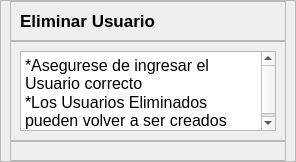
             <widget class="QWidget" name="pageE_Eliminar">
              <layout class="QHBoxLayout" name="horizontalLayout_13">
               <property name="spacing">
                <number>0</number>
               </property>
               <property name="leftMargin">
                <number>0</number>
               </property>
               <property name="topMargin">
                <number>0</number>
               </property>
               <property name="rightMargin">
                <number>0</number>
               </property>
               <property name="bottomMargin">
                <number>0</number>
               </property>
               <item>
                <widget class="QFrame" name="frame_18">
                 <property name="minimumSize">
                  <size>
                   <width>0</width>
                   <height>0</height>
                  </size>
                 </property>
                 <property name="maximumSize">
                  <size>
                   <width>700</width>
                   <height>16777215</height>
                  </size>
                 </property>
                 <property name="frameShape">
                  <enum>QFrame::StyledPanel</enum>
                 </property>
                 <property name="frameShadow">
                  <enum>QFrame::Raised</enum>
                 </property>
                 <layout class="QVBoxLayout" name="verticalLayout_14">
                  <property name="spacing">
                   <number>0</number>
                  </property>
                  <property name="topMargin">
                   <number>0</number>
                  </property>
                  <property name="bottomMargin">
                   <number>0</number>
                  </property>
                  <item>
                   <widget class="QFrame" name="frame_19">
                    <property name="minimumSize">
                     <size>
                      <width>0</width>
                      <height>40</height>
                     </size>
                    </property>
                    <property name="maximumSize">
                     <size>
                      <width>16777215</width>
                      <height>40</height>
                     </size>
                    </property>
                    <property name="frameShape">
                     <enum>QFrame::StyledPanel</enum>
                    </property>
                    <property name="frameShadow">
                     <enum>QFrame::Raised</enum>
                    </property>
                    <layout class="QVBoxLayout" name="verticalLayout_15">
                     <item>
                      <widget class="QLabel" name="label_8">
                       <property name="font">
                        <font>
                         <pointsize>13</pointsize>
                         <weight>75</weight>
                         <bold>true</bold>
                        </font>
                       </property>
                       <property name="text">
                        <string>Eliminar Usuario</string>
                       </property>
                      </widget>
                     </item>
                    </layout>
                   </widget>
                  </item>
                  <item>
                   <widget class="QFrame" name="frame_20">
                    <property name="minimumSize">
                     <size>
                      <width>0</width>
                      <height>100</height>
                     </size>
                    </property>
                    <property name="maximumSize">
                     <size>
                      <width>16777215</width>
                      <height>100</height>
                     </size>
                    </property>
                    <property name="frameShape">
                     <enum>QFrame::StyledPanel</enum>
                    </property>
                    <property name="frameShadow">
                     <enum>QFrame::Raised</enum>
                    </property>
                    <layout class="QHBoxLayout" name="horizontalLayout_22">
                     <item>
                      <widget class="QTextBrowser" name="textBrowser_5">
                       <property name="html">
                        <string>&lt;!DOCTYPE HTML PUBLIC &quot;-//W3C//DTD HTML 4.0//EN&quot; &quot;http://www.w3.org/TR/REC-html40/strict.dtd&quot;&gt;
&lt;html&gt;&lt;head&gt;&lt;meta name=&quot;qrichtext&quot; content=&quot;1&quot; /&gt;&lt;style type=&quot;text/css&quot;&gt;
p, li { white-space: pre-wrap; }
&lt;/style&gt;&lt;/head&gt;&lt;body style=&quot; font-family:'MS Shell Dlg 2'; font-size:12pt; font-weight:400; font-style:normal;&quot;&gt;
&lt;p style=&quot; margin-top:0px; margin-bottom:0px; margin-left:0px; margin-right:0px; -qt-block-indent:0; text-indent:0px;&quot;&gt;*Asegurese de ingresar el Usuario correcto&lt;/p&gt;
&lt;p style=&quot; margin-top:0px; margin-bottom:0px; margin-left:0px; margin-right:0px; -qt-block-indent:0; text-indent:0px;&quot;&gt;*Los Usuarios Eliminados pueden volver a ser creados&lt;/p&gt;&lt;/body&gt;&lt;/html&gt;</string>
                       </property>
                      </widget>
                     </item>
                    </layout>
                   </widget>
                  </item>
                  <item>
                   <widget class="QFrame" name="frame_21">
                    <property name="styleSheet">
                     <string notr="true">QPushButton
{
color: rgb(255, 255, 255);
background-color: rgb(8, 80, 97);
}
QPushButton::hover
{
color: rgb(255, 255, 255);
	background-color: rgb(45, 131, 118);
}</string>
                    </property>
                    <property name="frameShape">
                     <enum>QFrame::StyledPanel</enum>
                    </property>
                    <property name="frameShadow">
                     <enum>QFrame::Raised</enum>
                    </property>
                    <layout class="QHBoxLayout" name="horizontalLayout_21">
                     <item>
                      <widget class="QFrame" name="frame_29">
                       <property name="maximumSize">
                        <size>
                         <width>600</width>
                         <height>16777215</height>
                        </size>
                       </property>
                       <property name="frameShape">
                        <enum>QFrame::StyledPanel</enum>
                       </property>
                       <property name="frameShadow">
                        <enum>QFrame::Raised</enum>
                       </property>
                       <widget class="QLineEdit" name="inputCodigoE">
                        <property name="geometry">
                         <rect>
                          <x>140</x>
                          <y>40</y>
                          <width>161</width>
                          <height>31</height>
                         </rect>
                        </property>
                        <property name="font">
                         <font>
                          <pointsize>11</pointsize>
                         </font>
                        </property>
                        <property name="text">
                         <string/>
                        </property>
                       </widget>
                       <widget class="QLabel" name="label_25">
                        <property name="geometry">
                         <rect>
                          <x>30</x>
                          <y>40</y>
                          <width>101</width>
                          <height>31</height>
                         </rect>
                        </property>
                        <property name="font">
                         <font>
                          <pointsize>12</pointsize>
                         </font>
                        </property>
                        <property name="text">
                         <string>Codigo: </string>
                        </property>
                        <property name="alignment">
                         <set>Qt::AlignRight|Qt::AlignTrailing|Qt::AlignVCenter</set>
                        </property>
                       </widget>
                       <widget class="QLabel" name="label_26">
                        <property name="geometry">
                         <rect>
                          <x>20</x>
                          <y>160</y>
                          <width>101</width>
                          <height>0</height>
                         </rect>
                        </property>
                        <property name="maximumSize">
                         <size>
                          <width>16777215</width>
                          <height>0</height>
                         </size>
                        </property>
                        <property name="font">
                         <font>
                          <pointsize>12</pointsize>
                         </font>
                        </property>
                        <property name="text">
                         <string>Nombre: </string>
                        </property>
                        <property name="alignment">
                         <set>Qt::AlignRight|Qt::AlignTrailing|Qt::AlignVCenter</set>
                        </property>
                       </widget>
                       <widget class="QLabel" name="label_27">
                        <property name="geometry">
                         <rect>
                          <x>20</x>
                          <y>220</y>
                          <width>101</width>
                          <height>0</height>
                         </rect>
                        </property>
                        <property name="maximumSize">
                         <size>
                          <width>16777215</width>
                          <height>0</height>
                         </size>
                        </property>
                        <property name="font">
                         <font>
                          <pointsize>12</pointsize>
                         </font>
                        </property>
                        <property name="text">
                         <string>Cargo: </string>
                        </property>
                        <property name="alignment">
                         <set>Qt::AlignRight|Qt::AlignTrailing|Qt::AlignVCenter</set>
                        </property>
                       </widget>
                       <widget class="QPushButton" name="btnCancelarE">
                        <property name="geometry">
                         <rect>
                          <x>330</x>
                          <y>180</y>
                          <width>161</width>
                          <height>31</height>
                         </rect>
                        </property>
                        <property name="font">
                         <font>
                          <pointsize>12</pointsize>
                         </font>
                        </property>
                        <property name="text">
                         <string>Cancelar</string>
                        </property>
                       </widget>
                       <widget class="QPushButton" name="btnEliminarE">
                        <property name="geometry">
                         <rect>
                          <x>110</x>
                          <y>180</y>
                          <width>161</width>
                          <height>31</height>
                         </rect>
                        </property>
                        <property name="font">
                         <font>
                          <pointsize>12</pointsize>
                         </font>
                        </property>
                        <property name="text">
                         <string>Eliminar</string>
                        </property>
                       </widget>
                       <widget class="QPushButton" name="btnBuscarE">
                        <property name="geometry">
                         <rect>
                          <x>370</x>
                          <y>40</y>
                          <width>161</width>
                          <height>31</height>
                         </rect>
                        </property>
                        <property name="font">
                         <font>
                          <pointsize>12</pointsize>
                         </font>
                        </property>
                        <property name="text">
                         <string>Buscar</string>
                        </property>
                       </widget>
                       <widget class="Line" name="line_8">
                        <property name="geometry">
                         <rect>
                          <x>50</x>
                          <y>100</y>
                          <width>481</width>
                          <height>20</height>
                         </rect>
                        </property>
                        <property name="orientation">
                         <enum>Qt::Horizontal</enum>
                        </property>
                       </widget>
                       <widget class="QLabel" name="label_29">
                        <property name="geometry">
                         <rect>
                          <x>140</x>
                          <y>160</y>
                          <width>161</width>
                          <height>0</height>
                         </rect>
                        </property>
                        <property name="maximumSize">
                         <size>
                          <width>16777215</width>
                          <height>0</height>
                         </size>
                        </property>
                        <property name="font">
                         <font>
                          <pointsize>12</pointsize>
                         </font>
                        </property>
                        <property name="styleSheet">
                         <string notr="true">background-color: rgb(210, 221, 255);</string>
                        </property>
                        <property name="text">
                         <string>Nombre: </string>
                        </property>
                        <property name="alignment">
                         <set>Qt::AlignLeading|Qt::AlignLeft|Qt::AlignVCenter</set>
                        </property>
                       </widget>
                       <widget class="QLabel" name="label_30">
                        <property name="geometry">
                         <rect>
                          <x>140</x>
                          <y>220</y>
                          <width>161</width>
                          <height>0</height>
                         </rect>
                        </property>
                        <property name="maximumSize">
                         <size>
                          <width>16777215</width>
                          <height>0</height>
                         </size>
                        </property>
                        <property name="font">
                         <font>
                          <pointsize>12</pointsize>
                         </font>
                        </property>
                        <property name="styleSheet">
                         <string notr="true">background-color: rgb(210, 221, 255);</string>
                        </property>
                        <property name="text">
                         <string>Nombre: </string>
                        </property>
                        <property name="alignment">
                         <set>Qt::AlignLeading|Qt::AlignLeft|Qt::AlignVCenter</set>
                        </property>
                       </widget>
                       <widget class="QPushButton" name="btnXCerrarE">
                        <property name="geometry">
                         <rect>
                          <x>190</x>
                          <y>300</y>
                          <width>209</width>
                          <height>27</height>
                         </rect>
                        </property>
                        <property name="font">
                         <font>
                          <pointsize>12</pointsize>
                         </font>
                        </property>
                        <property name="styleSheet">
                         <string notr="true">QPushButton
{
color: rgb(255, 255, 255);
background-color: rgb(0, 170, 127);

}
QPushButton::hover
{
color: rgb(255, 255, 255);
background-color: rgb(8, 80, 97);
}</string>
                        </property>
                        <property name="text">
                         <string>Menu Principal</string>
                        </property>
                       </widget>
                      </widget>
                     </item>
                    </layout>
                   </widget>
                  </item>
                 </layout>
                </widget>
               </item>
              </layout>
             </widget>
